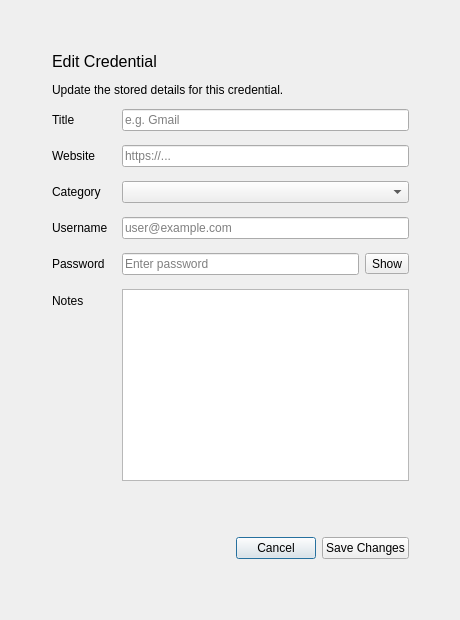
<?xml version="1.0" encoding="UTF-8"?>
<ui version="4.0">
 <class>CredentialEditDialog</class>
 <widget class="QDialog" name="CredentialEditDialog">
  <property name="geometry">
   <rect>
    <x>0</x>
    <y>0</y>
    <width>460</width>
    <height>620</height>
   </rect>
  </property>
  <property name="windowTitle">
   <string>Edit Credential</string>
  </property>
  <widget class="QWidget" name="centralwidget">
   <property name="geometry">
    <rect>
     <x>0</x>
     <y>0</y>
     <width>461</width>
     <height>611</height>
    </rect>
   </property>
   <layout class="QVBoxLayout" name="outerLayout">
    <property name="leftMargin">
     <number>24</number>
    </property>
    <property name="topMargin">
     <number>24</number>
    </property>
    <property name="rightMargin">
     <number>24</number>
    </property>
    <property name="bottomMargin">
     <number>24</number>
    </property>
    <item>
     <widget class="QWidget" name="card" native="true">
      <layout class="QVBoxLayout" name="cardLayout">
       <property name="spacing">
        <number>12</number>
       </property>
       <property name="leftMargin">
        <number>28</number>
       </property>
       <property name="topMargin">
        <number>28</number>
       </property>
       <property name="rightMargin">
        <number>28</number>
       </property>
       <property name="bottomMargin">
        <number>28</number>
       </property>
       <item>
        <widget class="QLabel" name="headerLabel">
         <property name="font">
          <font>
           <pointsize>12</pointsize>
          </font>
         </property>
         <property name="text">
          <string>Edit Credential</string>
         </property>
        </widget>
       </item>
       <item>
        <widget class="QLabel" name="subtitleLabel">
         <property name="text">
          <string>Update the stored details for this credential.</string>
         </property>
         <property name="wordWrap">
          <bool>true</bool>
         </property>
        </widget>
       </item>
       <item>
        <layout class="QFormLayout" name="formLayout">
         <property name="fieldGrowthPolicy">
          <enum>QFormLayout::FieldGrowthPolicy::ExpandingFieldsGrow</enum>
         </property>
         <property name="labelAlignment">
          <set>Qt::AlignmentFlag::AlignLeading|Qt::AlignmentFlag::AlignLeft|Qt::AlignmentFlag::AlignVCenter</set>
         </property>
         <property name="horizontalSpacing">
          <number>14</number>
         </property>
         <property name="verticalSpacing">
          <number>14</number>
         </property>
         <item row="0" column="0">
          <widget class="QLabel" name="titleFieldLabel">
           <property name="text">
            <string>Title</string>
           </property>
          </widget>
         </item>
         <item row="0" column="1">
          <widget class="QLineEdit" name="titleInput">
           <property name="maxLength">
            <number>100</number>
           </property>
           <property name="placeholderText">
            <string>e.g. Gmail</string>
           </property>
          </widget>
         </item>
         <item row="1" column="0">
          <widget class="QLabel" name="websiteFieldLabel">
           <property name="text">
            <string>Website</string>
           </property>
          </widget>
         </item>
         <item row="1" column="1">
          <widget class="QLineEdit" name="websiteInput">
           <property name="placeholderText">
            <string>https://...</string>
           </property>
          </widget>
         </item>
         <item row="2" column="0">
          <widget class="QLabel" name="categoryFieldLabel">
           <property name="text">
            <string>Category</string>
           </property>
          </widget>
         </item>
         <item row="2" column="1">
          <widget class="QComboBox" name="categoryInput">
           <property name="sizePolicy">
            <sizepolicy hsizetype="Expanding" vsizetype="Fixed">
             <horstretch>0</horstretch>
             <verstretch>0</verstretch>
            </sizepolicy>
           </property>
          </widget>
         </item>
         <item row="3" column="0">
          <widget class="QLabel" name="usernameFieldLabel">
           <property name="text">
            <string>Username</string>
           </property>
          </widget>
         </item>
         <item row="3" column="1">
          <widget class="QLineEdit" name="usernameInput">
           <property name="placeholderText">
            <string>user@example.com</string>
           </property>
          </widget>
         </item>
         <item row="4" column="0">
          <widget class="QLabel" name="passwordFieldLabel">
           <property name="text">
            <string>Password</string>
           </property>
          </widget>
         </item>
         <item row="4" column="1">
          <widget class="QWidget" name="passwordRow" native="true">
           <layout class="QHBoxLayout" name="passwordRowLayout">
            <property name="spacing">
             <number>6</number>
            </property>
            <property name="leftMargin">
             <number>0</number>
            </property>
            <property name="topMargin">
             <number>0</number>
            </property>
            <property name="rightMargin">
             <number>0</number>
            </property>
            <property name="bottomMargin">
             <number>0</number>
            </property>
            <item>
             <widget class="QLineEdit" name="passwordInput">
              <property name="sizePolicy">
               <sizepolicy hsizetype="Expanding" vsizetype="Fixed">
                <horstretch>0</horstretch>
                <verstretch>0</verstretch>
               </sizepolicy>
              </property>
              <property name="echoMode">
               <enum>QLineEdit::EchoMode::Password</enum>
              </property>
              <property name="placeholderText">
               <string>Enter password</string>
              </property>
             </widget>
            </item>
            <item>
             <widget class="QToolButton" name="togglePasswordButton">
              <property name="cursor">
               <cursorShape>PointingHandCursor</cursorShape>
              </property>
              <property name="text">
               <string>Show</string>
              </property>
             </widget>
            </item>
           </layout>
          </widget>
         </item>
         <item row="5" column="0">
          <widget class="QLabel" name="notesFieldLabel">
           <property name="text">
            <string>Notes</string>
           </property>
          </widget>
         </item>
         <item row="5" column="1">
          <widget class="QPlainTextEdit" name="notesInput"/>
         </item>
        </layout>
       </item>
       <item>
        <spacer name="buttonSpacer">
         <property name="orientation">
          <enum>Qt::Orientation::Vertical</enum>
         </property>
         <property name="sizeHint" stdset="0">
          <size>
           <width>20</width>
           <height>10</height>
          </size>
         </property>
        </spacer>
       </item>
       <item>
        <widget class="QWidget" name="actionRow" native="true">
         <layout class="QHBoxLayout" name="actionRowLayout">
          <property name="leftMargin">
           <number>0</number>
          </property>
          <property name="topMargin">
           <number>0</number>
          </property>
          <property name="rightMargin">
           <number>0</number>
          </property>
          <property name="bottomMargin">
           <number>0</number>
          </property>
          <item>
           <spacer name="actionSpacer">
            <property name="orientation">
             <enum>Qt::Orientation::Horizontal</enum>
            </property>
            <property name="sizeHint" stdset="0">
             <size>
              <width>40</width>
              <height>20</height>
             </size>
            </property>
           </spacer>
          </item>
          <item>
           <widget class="QPushButton" name="cancelButton">
            <property name="cursor">
             <cursorShape>PointingHandCursor</cursorShape>
            </property>
            <property name="text">
             <string>Cancel</string>
            </property>
           </widget>
          </item>
          <item>
           <widget class="QPushButton" name="saveButton">
            <property name="cursor">
             <cursorShape>PointingHandCursor</cursorShape>
            </property>
            <property name="text">
             <string>Save Changes</string>
            </property>
           </widget>
          </item>
         </layout>
        </widget>
       </item>
      </layout>
     </widget>
    </item>
   </layout>
  </widget>
 </widget>
 <resources/>
 <connections/>
</ui>
